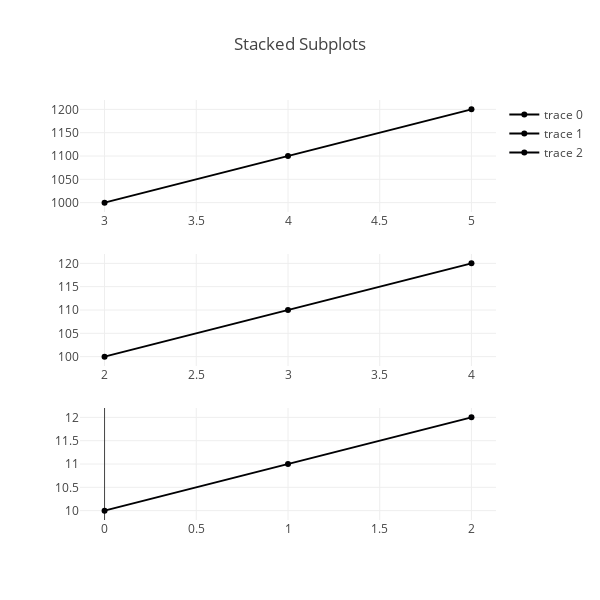

Source (notebook cell):
### Code cell
from plotly.subplots import make_subplots
import plotly.graph_objects as go

fig = make_subplots(rows=3, cols=1)

fig.append_trace(go.Scatter(
    x=[3, 4, 5],
    y=[1000, 1100, 1200],
), row=1, col=1)

fig.append_trace(go.Scatter(
    x=[2, 3, 4],
    y=[100, 110, 120],
), row=2, col=1)

fig.append_trace(go.Scatter(
    x=[0, 1, 2],
    y=[10, 11, 12]
), row=3, col=1)


fig.update_layout(height=600, width=600, title_text="Stacked Subplots")
fig.show()

### Figure 1 — Plotly figure (JSON) as saved in the notebook; plotly's stock layout.template omitted (floating-point values rounded to 4 significant figures)
{"data": [{"type": "scatter", "x": [3, 4, 5], "xaxis": "x", "y": [1000, 1100, 1200], "yaxis": "y"}, {"type": "scatter", "x": [2, 3, 4], "xaxis": "x2", "y": [100, 110, 120], "yaxis": "y2"}, {"type": "scatter", "x": [0, 1, 2], "xaxis": "x3", "y": [10, 11, 12], "yaxis": "y3"}], "layout": {"height": 600, "title": {"text": "Stacked Subplots"}, "width": 600, "xaxis": {"anchor": "y", "domain": [0, 1]}, "xaxis2": {"anchor": "y2", "domain": [0, 1]}, "xaxis3": {"anchor": "y3", "domain": [0, 1]}, "yaxis": {"anchor": "x", "domain": [0.7333, 1]}, "yaxis2": {"anchor": "x2", "domain": [0.3667, 0.6333]}, "yaxis3": {"anchor": "x3", "domain": [0, 0.2667]}}}
